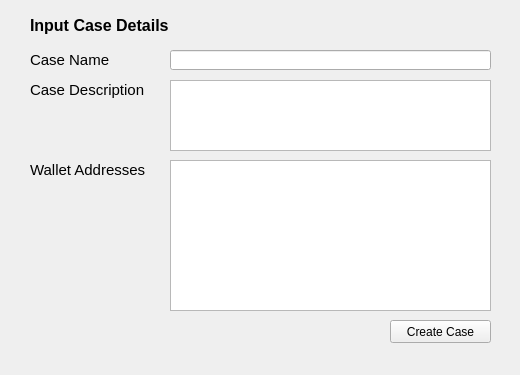
<?xml version="1.0" encoding="UTF-8"?>
<ui version="4.0">
 <class>Form</class>
 <widget class="QWidget" name="Form">
  <property name="geometry">
   <rect>
    <x>0</x>
    <y>0</y>
    <width>520</width>
    <height>375</height>
   </rect>
  </property>
  <property name="minimumSize">
   <size>
    <width>520</width>
    <height>375</height>
   </size>
  </property>
  <property name="maximumSize">
   <size>
    <width>520</width>
    <height>375</height>
   </size>
  </property>
  <property name="baseSize">
   <size>
    <width>520</width>
    <height>375</height>
   </size>
  </property>
  <property name="focusPolicy">
   <enum>Qt::StrongFocus</enum>
  </property>
  <property name="windowTitle">
   <string>New Case</string>
  </property>
  <property name="windowOpacity">
   <double>0.800000000000000</double>
  </property>
  <widget class="QLabel" name="casename">
   <property name="geometry">
    <rect>
     <x>30</x>
     <y>50</y>
     <width>81</width>
     <height>21</height>
    </rect>
   </property>
   <property name="text">
    <string>&lt;html&gt;&lt;head/&gt;&lt;body&gt;&lt;p&gt;&lt;span style=&quot; font-size:11pt;&quot;&gt;Case Name&lt;/span&gt;&lt;/p&gt;&lt;/body&gt;&lt;/html&gt;</string>
   </property>
  </widget>
  <widget class="QLabel" name="casedescription">
   <property name="geometry">
    <rect>
     <x>30</x>
     <y>80</y>
     <width>121</width>
     <height>21</height>
    </rect>
   </property>
   <property name="text">
    <string>&lt;html&gt;&lt;head/&gt;&lt;body&gt;&lt;p&gt;&lt;span style=&quot; font-size:11pt;&quot;&gt;Case Description&lt;/span&gt;&lt;/p&gt;&lt;/body&gt;&lt;/html&gt;</string>
   </property>
  </widget>
  <widget class="QTextEdit" name="editcasedescription">
   <property name="geometry">
    <rect>
     <x>170</x>
     <y>80</y>
     <width>321</width>
     <height>71</height>
    </rect>
   </property>
   <property name="acceptDrops">
    <bool>false</bool>
   </property>
   <property name="horizontalScrollBarPolicy">
    <enum>Qt::ScrollBarAsNeeded</enum>
   </property>
  </widget>
  <widget class="QLabel" name="walletaddresses">
   <property name="geometry">
    <rect>
     <x>30</x>
     <y>160</y>
     <width>121</width>
     <height>21</height>
    </rect>
   </property>
   <property name="text">
    <string>&lt;html&gt;&lt;head/&gt;&lt;body&gt;&lt;p&gt;&lt;span style=&quot; font-size:11pt;&quot;&gt;Wallet Addresses&lt;/span&gt;&lt;/p&gt;&lt;/body&gt;&lt;/html&gt;</string>
   </property>
  </widget>
  <widget class="QTextEdit" name="editwalletaddresses">
   <property name="geometry">
    <rect>
     <x>170</x>
     <y>160</y>
     <width>321</width>
     <height>151</height>
    </rect>
   </property>
   <property name="acceptDrops">
    <bool>false</bool>
   </property>
   <property name="horizontalScrollBarPolicy">
    <enum>Qt::ScrollBarAsNeeded</enum>
   </property>
  </widget>
  <widget class="QLabel" name="label">
   <property name="geometry">
    <rect>
     <x>30</x>
     <y>10</y>
     <width>151</width>
     <height>31</height>
    </rect>
   </property>
   <property name="text">
    <string>&lt;html&gt;&lt;head/&gt;&lt;body&gt;&lt;p&gt;&lt;span style=&quot; font-size:12pt; font-weight:600;&quot;&gt;Input Case Details&lt;/span&gt;&lt;/p&gt;&lt;/body&gt;&lt;/html&gt;</string>
   </property>
  </widget>
  <widget class="QPushButton" name="createcasebtn">
   <property name="geometry">
    <rect>
     <x>390</x>
     <y>320</y>
     <width>101</width>
     <height>23</height>
    </rect>
   </property>
   <property name="text">
    <string>Create Case</string>
   </property>
  </widget>
  <widget class="QLineEdit" name="editcasename">
   <property name="geometry">
    <rect>
     <x>170</x>
     <y>50</y>
     <width>321</width>
     <height>20</height>
    </rect>
   </property>
   <property name="focusPolicy">
    <enum>Qt::StrongFocus</enum>
   </property>
   <property name="acceptDrops">
    <bool>false</bool>
   </property>
  </widget>
 </widget>
 <resources/>
 <connections/>
</ui>
